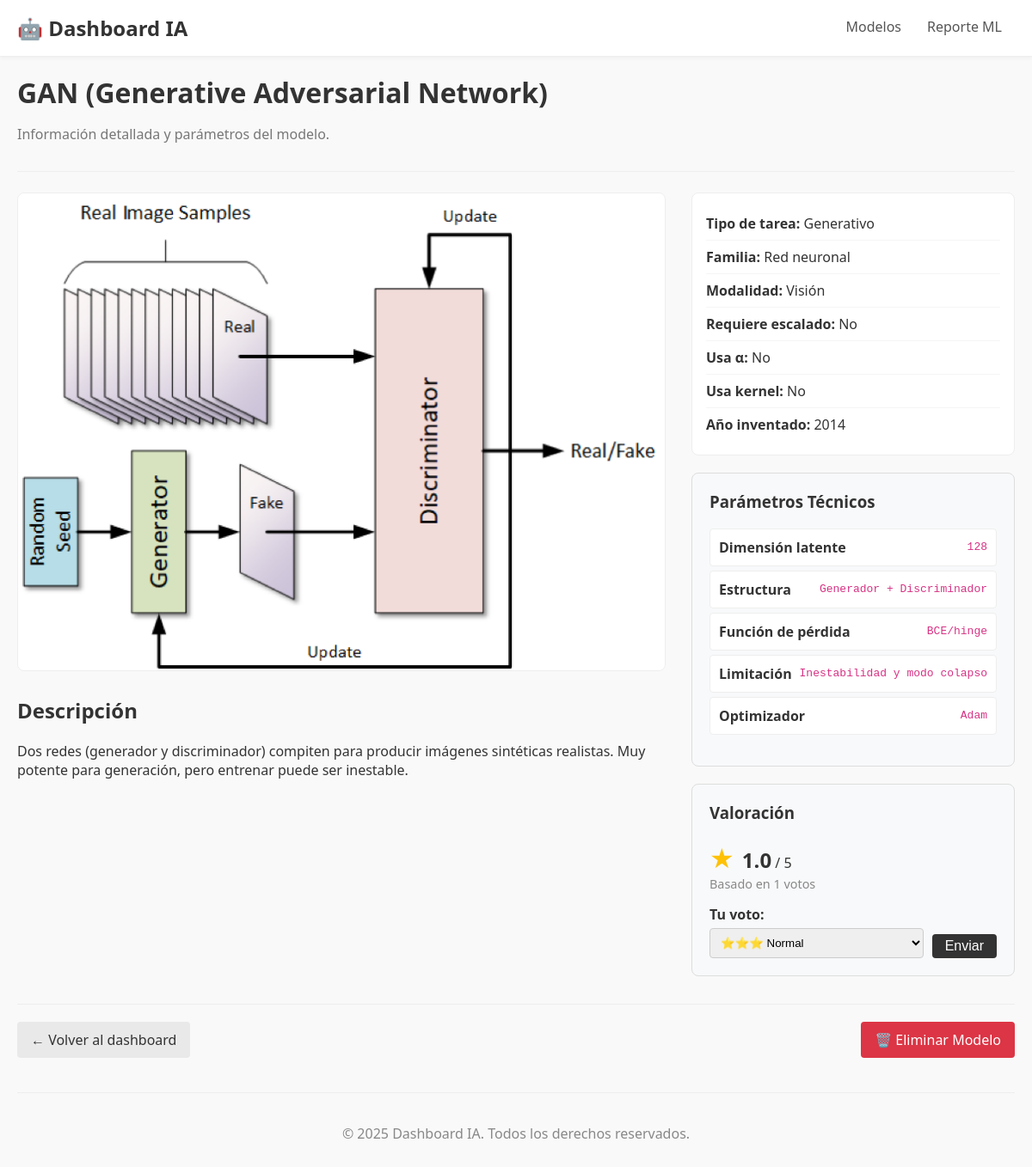
Page /modelos/11/ on the committed database.
### appmodelosIA/models.py (models this page shows, shortened)
class Modelo(models.Model):
    nombre = models.CharField(max_length=100, unique=True)
    descripcion = models.TextField()
    imagen_dashboard = models.ImageField(upload_to="dashboard_images/")
    fecha_creacion = models.DateTimeField(auto_now_add=True)
    tipo_tarea = models.CharField(max_length=25, choices=TIPO_TAREA_CHOICES)
    familia = models.CharField(max_length=20, choices=FAMILIA_CHOICES)
    modalidad = models.CharField(max_length=15, choices=MODALIDAD_CHOICES, default="tabular")
    requiere_escalado = models.BooleanField(default=False)
    usa_alpha = models.BooleanField(default=False)
    usa_kernel = models.BooleanField(default=False)
    anio_inventado = models.PositiveSmallIntegerField(null=True, blank=True, db_index=True)
    dataset = models.ForeignKey(Dataset, on_delete=models.SET_NULL, null=True, blank=True, related_name="modelos")
    rating_promedio = models.FloatField(default=0.0)
    cantidad_votos = models.IntegerField(default=0)

class Parametro(models.Model):
    modelo = models.ForeignKey(Modelo, on_delete=models.CASCADE, related_name="parametros")
    nombre = models.CharField(max_length=100)
    valor = models.CharField(max_length=200)
    class Meta:
        unique_together = ("modelo", "nombre")
        ordering = ["nombre"]

### appmodelosIA/views.py (the view)
# urls.py: path('modelos/<int:modelo_id>/', views.show_modelo, name='modelo_detail'),
def show_modelo(request, modelo_id: int):
    modelo_obj = get_object_or_404(Modelo.objects.prefetch_related('parametros'), pk=modelo_id)
    print(f"\n[LOG] Viendo detalles del modelo: {modelo_obj.nombre}")
    return render(request, 'modelo_detail.html', {'modelo': modelo_obj})

### appmodelosIA/templates/modelo_detail.html (shortened to what this page needs)
{% extends "base.html" %}
{% load static %}
{% block header %}
  <h1>{{ modelo.nombre }}</h1>
  <p class="muted">Información detallada y parámetros del modelo.</p>
{% endblock %}
{% block content %}
<div class="detail-layout">
  <div class="detail-main">
    {% if modelo.imagen_dashboard %}
      <img class="detail-image" src="{{ modelo.imagen_dashboard.url }}" alt="Ilustración de {{ modelo.nombre }}">
    {% endif %}
    <h2>Descripción</h2>
    <p>{{ modelo.descripcion|linebreaks }}</p>
  </div>
  <div class="detail-sidebar">
    <ul class="info-list">
      <li><strong>Tipo de tarea:</strong> {{ modelo.get_tipo_tarea_display }}</li>
      <li><strong>Familia:</strong> {{ modelo.get_familia_display }}</li>
      <li><strong>Modalidad:</strong> {{ modelo.get_modalidad_display }}</li>
      <li><strong>Requiere escalado:</strong> {{ modelo.requiere_escalado|yesno:"Sí,No" }}</li>
      <li><strong>Usa α:</strong> {{ modelo.usa_alpha|yesno:"Sí,No" }}</li>
      <li><strong>Usa kernel:</strong> {{ modelo.usa_kernel|yesno:"Sí,No" }}</li>
      {% if modelo.anio_inventado %}
        <li><strong>Año inventado:</strong> {{ modelo.anio_inventado }}</li>
      {% endif %}
    </ul>
    <div class="sidebar-section">
        <h3>Parámetros Técnicos</h3>
        {% if modelo.parametros.all %}
            <ul class="param-list">
                {% for param in modelo.parametros.all %}
                    <li class="param-item">
                        <strong>{{ param.nombre }}</strong>
                        <span class="param-value">{{ param.valor }}</span>
                    </li>
                {% endfor %}
            </ul>
        {% else %}
            <p class="no-params-message">No hay parámetros definidos.</p>
        {% endif %}
    </div>
    <div id="valoracion-container" class="sidebar-section">
        {% include 'valoracion.html' %}
    </div>
  </div>
</div>
<div class="detail-footer-actions">
  <a class="btn btn-light" href="{% url 'modelo' %}">← Volver al dashboard</a>
  <a href="{% url 'borrar_modelo' modelo.id %}" class="btn btn-danger">
    🗑️ Eliminar Modelo
  </a>
</div>
{% endblock %}

### appmodelosIA/templates/valoracion.html (shortened to what this page needs)
<h3>Valoración</h3>
<div class="rating-header">
    <span class="rating-score">★</span>
    <span class="rating-value">{{ modelo.rating_promedio|floatformat:1 }}</span>
    <span>/ 5</span>
    <p class="rating-subtext">Basado en {{ modelo.cantidad_votos }} votos</p>
</div>
<form id="form-votar" class="vote-form" action="{% url 'votar_modelo' modelo.id %}" method="POST">
    <label for="puntuacion"><strong>Tu voto:</strong></label>
    <div class="vote-controls">
        <select name="puntuacion" id="puntuacion">
            <option value="3" selected>⭐⭐⭐ Normal</option>
        </select>
        <button type="submit" class="btn btn-vote">Enviar</button>
    </div>
</form>

### appmodelosIA/static/css/style.css (style rules this page uses)
body { font-family: system-ui, sans-serif; margin: 0; background-color: #f9f9f9; color: #333; }
header h1 { margin: 0; }
.muted { color: #777; font-size: 1rem; }
.btn { display: inline-block; padding: 10px 16px; border: none; border-radius: 4px; text-decoration: none; text-align: center; cursor: pointer; margin-top: auto; font-size: 1em; background-color: #333; color: #ffffff; transition: background-color 0.2s ease; }
.btn-light { background-color: #e9e9e9; color: #333; }
.btn-danger { background-color: #dc3545; color: white; }
.detail-layout { display: grid; grid-template-columns: 2fr 1fr; gap: 32px; }
.detail-image { width: 100%; border-radius: 8px; border: 1px solid #eee; }
.detail-main h2 { margin-top: 24px; }
.info-list { list-style: none; padding: 16px; margin: 0; background-color: #fff; border: 1px solid #eee; border-radius: 8px; }
.info-list li { padding: 8px 0; border-bottom: 1px solid #f5f5f5; }
.info-list li:last-child { border-bottom: none; }
.sidebar-section { background: #f8f9fa; padding: 20px; border-radius: 8px; border: 1px solid #ddd; margin-top: 20px; }
.sidebar-section h3 { margin-top: 0; }
.param-list { list-style-type: none; padding: 0; }
.param-item { background: #fff; border: 1px solid #eee; margin-bottom: 5px; padding: 10px; border-radius: 4px; display: flex; justify-content: space-between; align-items: center; }
.param-item .param-value { font-family: monospace; color: #d63384; }
.detail-footer-actions { margin-top: 32px; display: flex; justify-content: space-between; align-items: center; border-top: 1px solid #eee; padding-top: 20px; }
.rating-header { margin-bottom: 15px; }
.rating-score { font-size: 2em; color: #ffc107; margin-right: 5px; }
.rating-value { font-size: 1.5em; font-weight: bold; }
.rating-subtext { margin: 0; color: #888; font-size: 0.9em; }
.vote-form label { display: block; margin-bottom: 5px; }
.vote-controls { display: flex; gap: 10px; width: 100%; }
.vote-controls select { flex-grow: 1; padding: 8px; border: 1px solid #ccc; border-radius: 4px; }
.vote-controls .btn-vote { padding: 5px 15px; }

### rows in the picture
Modelo: nombre "GAN (Generative Adversarial Network)", imagen_dashboard (picture), descripcion "Dos redes (generador y discriminador) compiten para producir imágenes sintéticas realistas. Muy potente para generación, pero entrenar puede ser inestable.", tipo_tarea "Generativo", familia "Red neuronal", modalidad "Visión", requiere_escalado "No", usa_alpha "No", usa_kernel "No", anio_inventado "2014", rating_promedio "1.0", cantidad_votos "1"
Parametro: nombre "Dimensión latente", valor "128"
Parametro: nombre "Estructura", valor "Generador + Discriminador"
Parametro: nombre "Función de pérdida", valor "BCE/hinge"
Parametro: nombre "Limitación", valor "Inestabilidad y modo colapso"
Parametro: nombre "Optimizador", valor "Adam"
